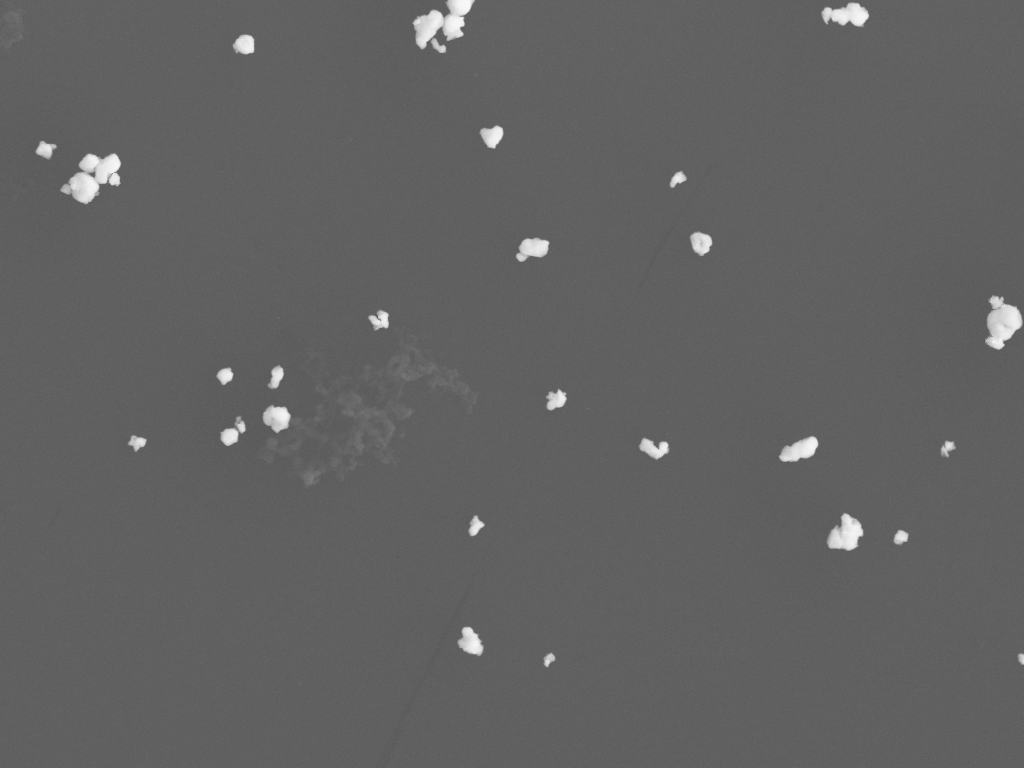
#> input picture _Archive_noLogo/2y-08WC-SDS1h-12PAH2h-wc30m-07.png, 1024 x 768 px
$ python huiZhiHuiDuTu.py
#> lines starting #> are read from the running program, lines starting #| are printed output that depends on the picture
import cv2
import numpy as np
import matplotlib.pyplot as plt

# 1. 加载图像
image = cv2.imread('_Archive_noLogo/2y-08WC-SDS1h-12PAH2h-wc30m-07.png')
#> image is the input picture: shape (768, 1024, 3); min 87, max 248, mean 98.1

# 2. 转换为灰度图像
gray_image = cv2.cvtColor(image, cv2.COLOR_BGR2GRAY)

# 3. 计算灰度直方图
histogram, bins = np.histogram(gray_image.flatten(), bins=256, range=[0, 256])
#> histogram = 256 values, max 162082 at index 96, min 0 at index 0, mean 3072; bins = 257 values from 0 to 256

# 4. 计算灰度百分比占比
total_pixels = gray_image.shape[0] * gray_image.shape[1]
#> total_pixels = 786432
percentage = (histogram / total_pixels) * 100
#> percentage = 256 values, max 20.61 at index 96, min 0 at index 0, mean 0.391

# 5. 绘制直方图
plt.figure()
plt.plot(percentage, color='black')
plt.xlabel('灰度级别')
plt.ylabel('百分比')
plt.title('灰度直方图')
plt.grid(True)

# 6. 显示直方图
plt.show()
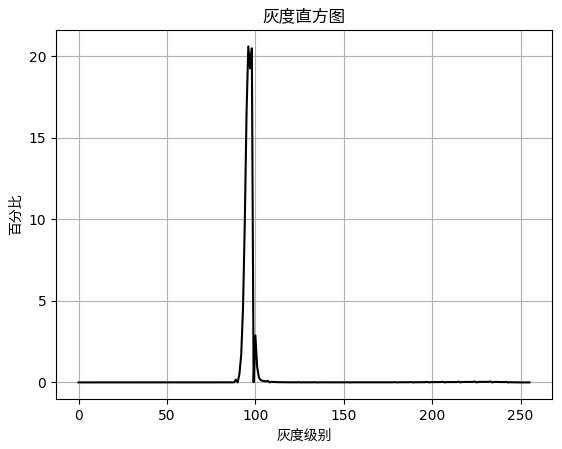
#> figure drawn by matplotlib, 1 panel; curve peaks at x = 96, y = 20.61

$ run again, with _Archive_noLogo/2y-08WC-SDS1h-12PAH2h-wc30m-01.png copied over _Archive_noLogo/2y-08WC-SDS1h-12PAH2h-wc30m-07.png
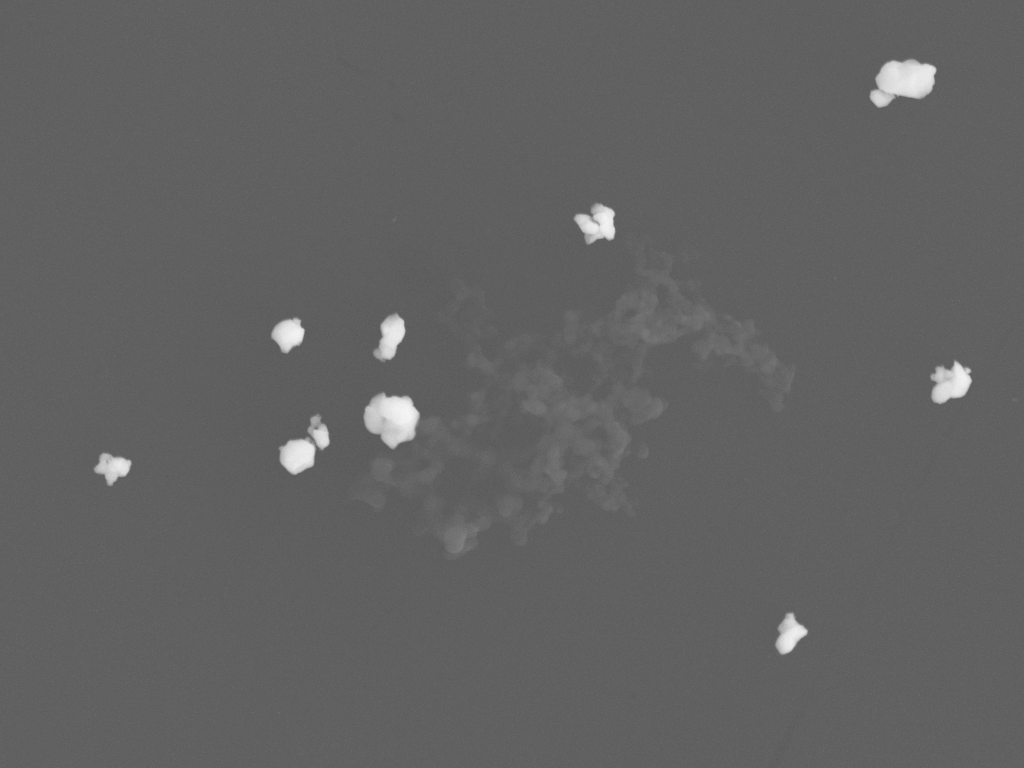
#> input picture _Archive_noLogo/2y-08WC-SDS1h-12PAH2h-wc30m-01.png, 1024 x 768 px
#> image is the input picture: shape (768, 1024, 3); min 87, max 246, mean 98.3
#> histogram = 256 values, max 189849 at index 97, min 0 at index 0, mean 3072; bins = 257 values from 0 to 256
#> percentage = 256 values, max 24.14 at index 97, min 0 at index 0, mean 0.391
#> `plt.show()`:
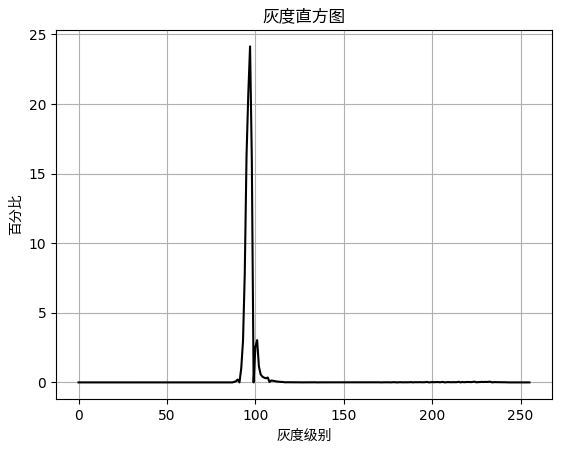
#> figure drawn by matplotlib, 1 panel; curve peaks at x = 97, y = 24.14

$ run again, with _Archive_noLogo/2y-08WC-SDS1h-12PAH2h-wc30m-02.png copied over _Archive_noLogo/2y-08WC-SDS1h-12PAH2h-wc30m-07.png
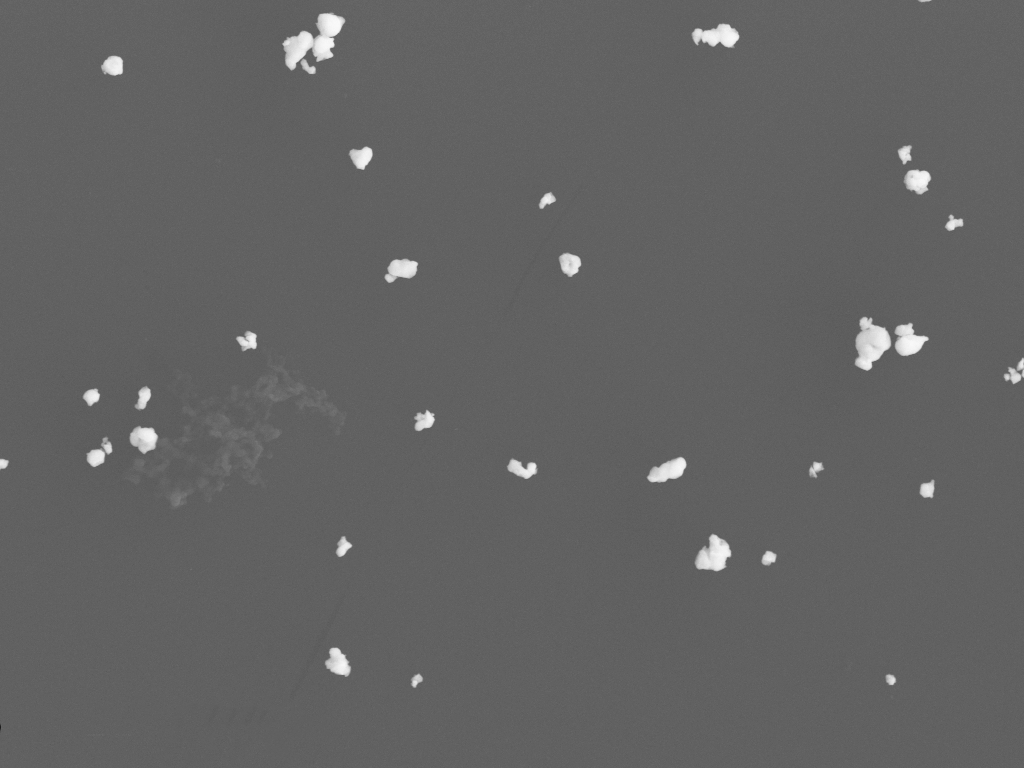
#> input picture _Archive_noLogo/2y-08WC-SDS1h-12PAH2h-wc30m-02.png, 1024 x 768 px
#> image is the input picture: shape (768, 1024, 3); min 28, max 249, mean 99.1
#> histogram = 256 values, max 243926 at index 98, min 0 at index 0, mean 3072; bins = 257 values from 0 to 256
#> percentage = 256 values, max 31.02 at index 98, min 0 at index 0, mean 0.391
#> `plt.show()`:
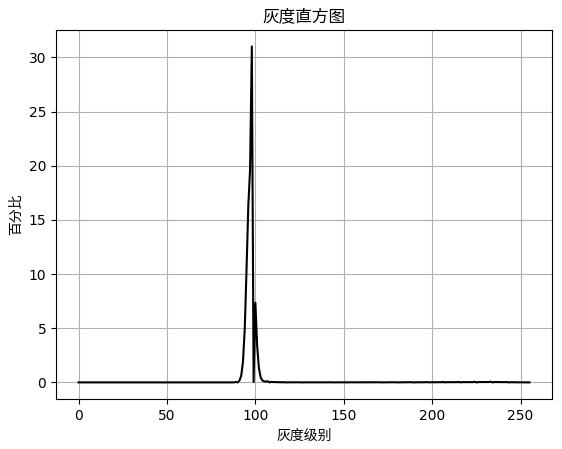
#> figure drawn by matplotlib, 1 panel; curve peaks at x = 98, y = 31.02

$ run again, with _Archive_noLogo/2y-08WC-SDS1h-12PAH2h-wc30m-03.png copied over _Archive_noLogo/2y-08WC-SDS1h-12PAH2h-wc30m-07.png
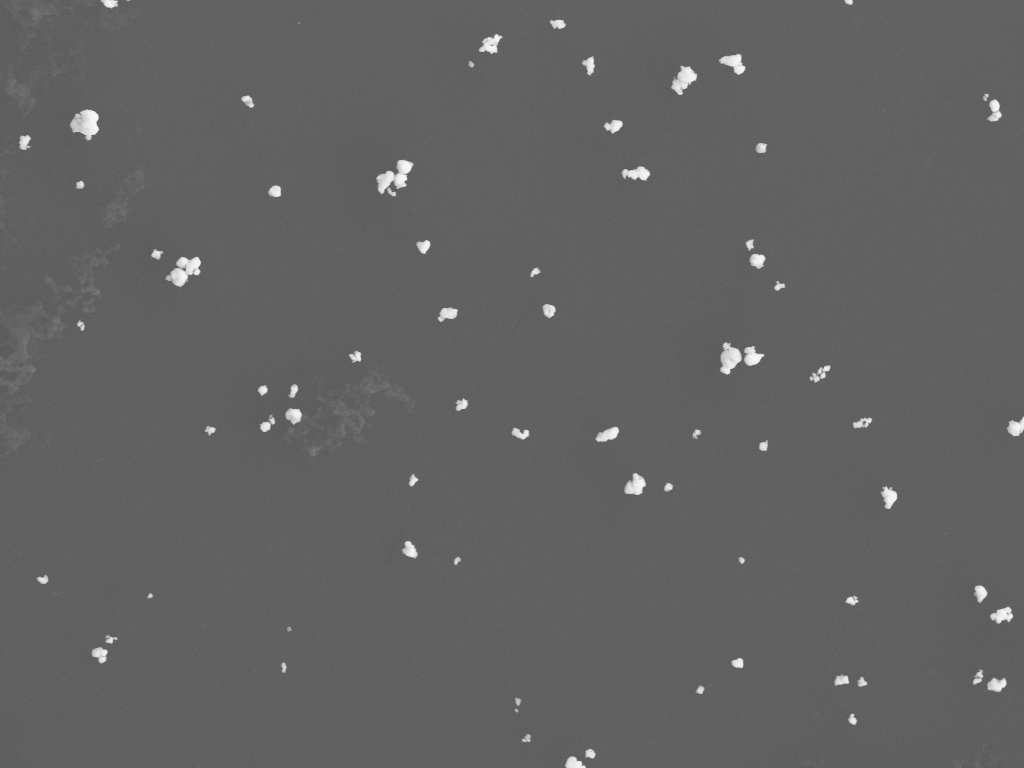
#> input picture _Archive_noLogo/2y-08WC-SDS1h-12PAH2h-wc30m-03.png, 1024 x 768 px
#> image is the input picture: shape (768, 1024, 3); min 87, max 249, mean 98.4
#> histogram = 256 values, max 222825 at index 98, min 0 at index 0, mean 3072; bins = 257 values from 0 to 256
#> percentage = 256 values, max 28.33 at index 98, min 0 at index 0, mean 0.391
#> `plt.show()`:
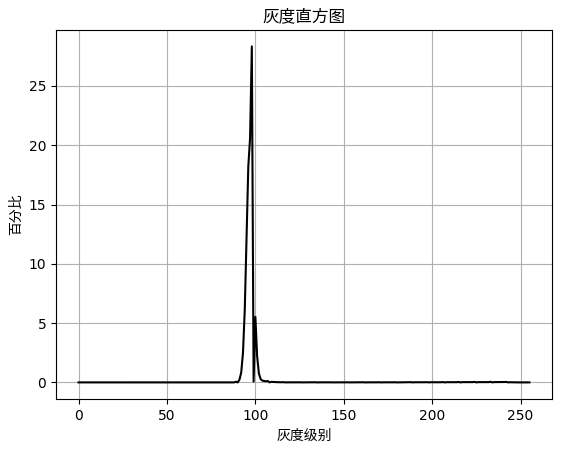
#> figure drawn by matplotlib, 1 panel; curve peaks at x = 98, y = 28.33
